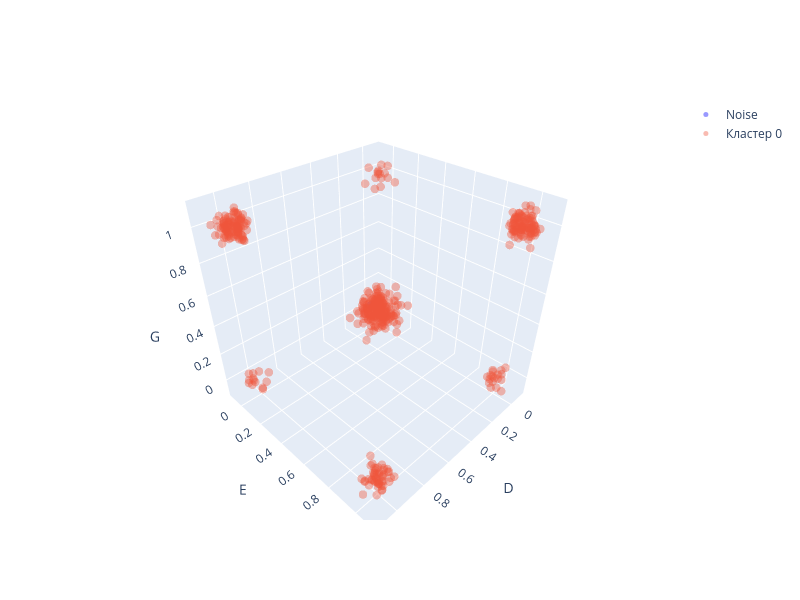

Notebook source saved alongside this figure:
### Code cell
draw_clusters(['D', 'E', 'G'], labels_20)

### Figure 1 — Plotly figure (JSON) as saved in the notebook; plotly's stock layout.template omitted (floating-point values rounded to 4 significant figures; data arrays with more than 128 entries replaced by an {"elided": "..."} marker saying what was removed)
{"data": [{"marker": {"color": "blue", "opacity": 0.4, "size": 5}, "mode": "markers", "name": "Noise", "type": "scatter3d", "x": [-0.06084, -0.01231], "y": [-0.04678, -0.08094], "z": [-0.04764, -0.006611]}, {"marker": {"opacity": 0.4, "size": 5}, "mode": "markers", "name": "Кластер 0", "type": "scatter3d", "x": {"elided": "498 float values"}, "y": {"elided": "498 float values"}, "z": {"elided": "498 float values"}}], "layout": {"height": 600, "scene": {"xaxis": {"title": {"text": "D"}}, "yaxis": {"title": {"text": "E"}}, "zaxis": {"title": {"text": "G"}}}, "width": 800}}
